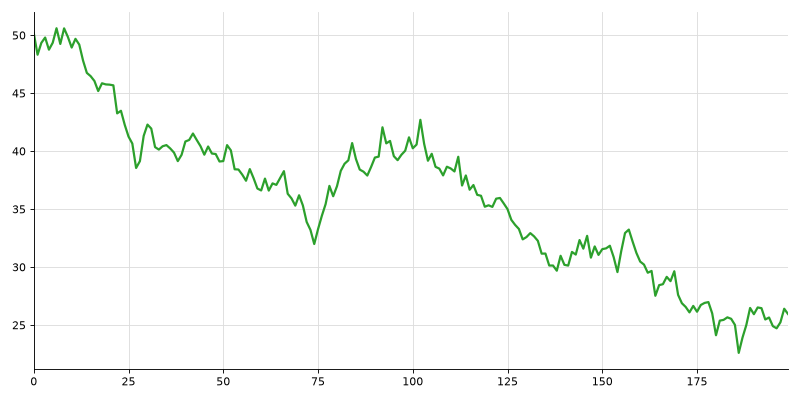
#> input picture samples/chart_03.png, 800 x 400 px, given in place of chart1.jpg, which was not available
$ python run_heldout.py
#> lines starting #> are read from the running program, lines starting #| are printed output that depends on the picture; after the words box and inside, x2 and y2 are one past the last pixel; in counts of white or black regions, pixels touching at a corner belong together; pictures that were not available may be replaced by others from this repository, and a replacement may not be noted
### src/pipeline.py
"""Extract a time series from a line chart image.

Runs plot-area detection, line isolation and (optionally) calibration.
Uses the image alone: nothing here reads the *_meta.json ground truth.

CLI, from the project root:
    python -m src.pipeline image.png --out out.csv
    python -m src.pipeline image.png --list-colors
    python -m src.pipeline image.png --color 1 --xmin 0 --xmax 99 --ymin 40 --ymax 60 --out out.csv
    python -m src.pipeline image.png --box 80 40 810 240 --out out.csv
    python -m src.pipeline image.png --xtick 103 1 --xtick 553 5 --ytick 410 1 --ytick 75 6 --out out.csv
Leave out the axis limits to get relative units: x from 0 to 100% of the plot
width, y from 0 to 100% of the plot height (--pixels gives pixel coordinates
instead). Give the four limits for real values, or --xtick and
--ytick (twice each: pixel, value) instead of the limits to calibrate from two
labelled ticks per axis rather than the box edges. Leave out --color
to use all coloured pixels (or the dark fallback for a black line). Give --box
to set the plot area by hand when detection fails or is wrong.
"""

import argparse

import cv2
import numpy as np
import pandas as pd

from src.calibrate import calibrate
from src.extract import extract_line_pixels, find_plot_area, find_series_colors

# What the x, y columns mean, stored in df.attrs["units"] by extract_series.
UNITS_DATA = "data"
UNITS_RELATIVE = "relative"
UNITS_PIXELS = "pixels"
UNITS_TEXT = {
    UNITS_DATA: "axis values",
    UNITS_RELATIVE: "relative: x in % of the plot width, y in % of the plot height (not real values)",
    UNITS_PIXELS: "pixels in the full image (y grows downwards)",
}

# extract_line_pixels crops this many pixels inside the box, so a manual box
# must leave at least one pixel row/column after cropping.
INSET_PX = 3


def _read_image(img_path):
    img = cv2.imread(str(img_path))
#> img is the input picture: shape (400, 800, 3); mean B, G, R 250.2, 251.8, 250.2
    if img is None:
        raise FileNotFoundError(f"Could not read image: {img_path}")
    return img


# [50 lines left out: functions validate_manual_box, validate_ticks, not called in this run]


def _plot_area(img, box):
    """The detected box, or the validated manual one. Returns (box, box_mode)."""
    if box is None:
        return find_plot_area(img)
    return validate_manual_box(box, img.shape), "manual"


def series_colors(img_path, box=None):
    """Find the plot area and the line colours in it.

    box: optional manual (left, top, right, bottom); if given, detection is
    skipped and the box is only validated.

    Returns (box, box_mode, colors), where colors is the list from
    find_series_colors (largest first; each has "hue", "count", "hex").
    Pass a chosen colour's "hue" to extract_series as target_hue.
    """
    img = _read_image(img_path)
    box, box_mode = _plot_area(img, box)
    return box, box_mode, find_series_colors(img, box)


def _frame(x, y, units):
    df = pd.DataFrame({"x": x, "y": y})
    df.attrs["units"] = units
    return df


def extract_series(
    img_path, x_ref=None, y_ref=None, target_hue=None, box=None, x_ticks=None, y_ticks=None, pixels=False
):
    """Extract the line from the chart at img_path.

    x_ref = (xmin, xmax) and y_ref = (ymin, ymax) are the axis values at the
    edges of the plot area. They are paired with the box edges (left/right,
    bottom/top) to calibrate, and the DataFrame has columns x, y.

    Axis values are optional. With neither limits nor ticks, x and y are in
    relative units: x from 0 (left edge of the plot box) to 100 (right edge)
    and y from 0 (bottom edge) to 100 (top edge). That is the same as the
    limits (0, 100), (0, 100), so the shape of the series, and anything
    computed relative to its range, is the same as with real limits.

    df.attrs["units"] says which it is: "data" (limits or ticks given),
    "relative" or "pixels"; UNITS_TEXT describes each.

    pixels=True returns the raw pixel path instead, as columns px_x, px_y in
    full-image coordinates (for drawing overlays); it cannot be combined with
    limits or ticks.

    target_hue (OpenCV hue 0-179, e.g. a colour from series_colors) extracts
    only the line of that colour. Without it, all coloured pixels are used.

    box: optional manual (left, top, right, bottom) in pixels. If given,
    plot-area detection is skipped; the box is validated (positive size,
    inside the image) and box_mode is "manual".

    x_ticks = ((px1, v1), (px2, v2)) and y_ticks = ((py1, v1), (py2, v2)) are
    an alternative to x_ref/y_ref: two labelled reference points per axis, as
    pixel positions in full-image coordinates with their values. They are
    passed straight to calibrate, so the box edges no longer need known
    values. Give both, and not together with x_ref/y_ref.

    Returns (df, mode, box, box_mode): mode is the line mask used ("color" or
    "dark"), box is the (left, top, right, bottom) pixel box used, and
    box_mode says where it came from ("axes", "grid" or "manual").
    """
    if (x_ref is None) != (y_ref is None):
        raise ValueError("Give both x_ref and y_ref, or neither")
    if (x_ticks is None) != (y_ticks is None):
        raise ValueError("Give both x_ticks and y_ticks, or neither")
    if x_ref is not None and x_ticks is not None:
        raise ValueError("Give either axis limits (x_ref, y_ref) or reference ticks (x_ticks, y_ticks), not both")
    if pixels and (x_ref is not None or x_ticks is not None):
        raise ValueError("pixels=True returns pixel coordinates; do not give limits or ticks with it")
    if x_ticks is not None:
        x_ticks = validate_ticks(x_ticks, "x")
        y_ticks = validate_ticks(y_ticks, "y")

    img = _read_image(img_path)
    box, box_mode = _plot_area(img, box)
    px_x, px_y, mode = extract_line_pixels(img, box, target_hue=target_hue)

    if pixels:
        df = pd.DataFrame({"px_x": px_x, "px_y": px_y})
        df.attrs["units"] = UNITS_PIXELS
        return df, mode, box, box_mode

    if x_ticks is not None:
        x_vals, y_vals = calibrate(px_x, px_y, x_ref=x_ticks, y_ref=y_ticks)
        return _frame(x_vals, y_vals, UNITS_DATA), mode, box, box_mode

    units = UNITS_DATA
    if x_ref is None:
        x_ref, y_ref, units = (0.0, 100.0), (0.0, 100.0), UNITS_RELATIVE

    # Pair each axis value with the matching box edge. The y refs go
    # bottom -> ymin and top -> ymax, which flips the image's downward y axis.
    left, top, right, bottom = box
    x_vals, y_vals = calibrate(
        px_x,
        px_y,
        x_ref=((left, x_ref[0]), (right, x_ref[1])),
        y_ref=((bottom, y_ref[0]), (top, y_ref[1])),
    )
    return _frame(x_vals, y_vals, units), mode, box, box_mode


# [90 lines left out: function main, not called in this run]


# [2 lines that do not run on import are left out]

### src/extract.py
"""Locate the plot area of a line chart image and extract the line's pixels.

Works from the image alone: nothing here reads the *_meta.json ground truth.
"""

import cv2
import numpy as np

# All sizes are fractions of the image, not pixels, so they scale with it.
# None of these is tuned to a particular image.

# Line candidates starting within this fraction of an image edge are ignored:
# they are screenshot borders, frames or window chrome, not chart axes.
BORDER_FRAC = 0.02
# A line must be at least this fraction of the image width/height to count.
MIN_LINE_FRAC = 1 / 3
# A line band may be at most this thick (fraction of the image, at least 3 px).
# Axes and gridlines are thin; filled areas and solid blocks are not.
MAX_THICKNESS_FRAC = 0.01
# A line is "strong" if it is at least this fraction as long as the longest one.
STRONG_FRAC = 0.5

# Adaptive darkness for axis lines. Thresholds are set relative to the
# background (median gray) and tried from strict to loose: background - 127
# (128 on white, the old fixed threshold), then - 95, then - 63. The first one
# that gives a valid box wins.
#
# Why a ladder and not Otsu: Otsu picks one cut from the whole histogram. On a
# mostly white chart it lands somewhere between the background and "everything
# else", so it also pulls in light gridlines, filled areas and anti-aliasing,
# and it moves the threshold on charts that already worked. The ladder keeps
# the strict result whenever it succeeds (so clean charts behave exactly as
# before) and only loosens when nothing valid is found, e.g. for mid-gray axes.
AXIS_CONTRASTS = (127, 95, 63)
# Gridline fallback: anything at least this much darker than the background
# counts as ink, so light gray gridlines (e.g. #dddddd on white) are included.
GRID_CONTRAST = 12

# Box sanity limits, as fractions of the image.
MIN_BOX_FRAC = 0.10  # each side at least 10% of the image width/height
MAX_BOX_AREA_FRAC = 0.90  # box at most 90% of the image area


def _open_lines(ink, width, height):
    """Keep only long straight horizontal and vertical runs of ink pixels."""
    h_len = max(int(width * MIN_LINE_FRAC), 10)
    v_len = max(int(height * MIN_LINE_FRAC), 10)
    h_lines = cv2.morphologyEx(ink, cv2.MORPH_OPEN, cv2.getStructuringElement(cv2.MORPH_RECT, (h_len, 1)))
    v_lines = cv2.morphologyEx(ink, cv2.MORPH_OPEN, cv2.getStructuringElement(cv2.MORPH_RECT, (1, v_len)))
    return h_lines > 0, v_lines > 0


def _line_bands(counts):
    """Group consecutive rows (or columns) that contain line pixels into bands.

    Returns (start, end, peak) per band, keeping only bands that are thin and
    not touching the image border, and of those only the strong ones. peak is
    the row/column with the most line pixels in the band.
    """
    n = len(counts)
    border = int(np.ceil(n * BORDER_FRAC))
    max_thickness = max(3, int(round(n * MAX_THICKNESS_FRAC)))

    bands = []
    i = 0
    while i < n:
        if counts[i] == 0:
            i += 1
            continue
        j = i
        while j + 1 < n and counts[j + 1] > 0:
            j += 1
        touches_border = i < border or j >= n - border
        if not touches_border and j - i + 1 <= max_thickness:
            bands.append((i, j, i + int(np.argmax(counts[i : j + 1]))))
        i = j + 1

    if not bands:
        return []
    longest = max(counts[peak] for _, _, peak in bands)
    return [b for b in bands if counts[b[2]] >= STRONG_FRAC * longest]


def _box_problem(box, shape):
    """Return why box is not a plausible plot area, or None if it is."""
    left, top, right, bottom = box
    height, width = shape[:2]
    if bottom <= top:
        return f"bottom ({bottom}) is not below top ({top})"
    if left >= right:
        return f"left ({left}) is not left of right ({right})"
    if right - left < MIN_BOX_FRAC * width or bottom - top < MIN_BOX_FRAC * height:
        return f"box {box} is too small for a {width}x{height} image"
    if (right - left) * (bottom - top) > MAX_BOX_AREA_FRAC * width * height:
        return f"box {box} covers almost the whole {width}x{height} image"
    return None


# [5 lines left out: function validate_box, not called in this run]


def _axes_box(gray, threshold):
    """Box from dark axis lines: the lowest long horizontal line is the x axis,
    the leftmost long vertical line is the y axis. Returns (box, reason)."""
    height, width = gray.shape
    ink = (gray < threshold).astype(np.uint8) * 255
    h_lines, v_lines = _open_lines(ink, width, height)
    h_bands = _line_bands(h_lines.sum(axis=1))
    v_bands = _line_bands(v_lines.sum(axis=0))
    if not h_bands or not v_bands:
        return None, f"no long horizontal and vertical lines darker than {threshold:.0f}"

    # Lowest strong horizontal line = x axis; leftmost strong vertical = y axis.
    # Choosing by position (not just length) skips a top frame line, a zero
    # line or dark gridlines when the chart has them.
    b_start, b_end, bottom = h_bands[-1]
    l_start, l_end, left = v_bands[0]

    # The axes span the plot area, so their far ends give the other two edges.
    # This also works for a full box, where the ends meet the top/right lines.
    right = int(np.nonzero(h_lines[b_start : b_end + 1].any(axis=0))[0].max())
    top = int(np.nonzero(v_lines[:, l_start : l_end + 1].any(axis=1))[0].min())
    return (left, top, right, bottom), None


# [38 lines left out: function _grid_box, not called in this run]


def find_plot_area(img_bgr):
    """Return ((left, top, right, bottom), mode) for the chart's plot area.

    mode is "axes" when the box comes from the axis lines, or "grid" when no
    axes were found and the box comes from the gridlines instead. Raises
    ValueError if neither gives a plausible box.
    """
    gray = cv2.cvtColor(img_bgr, cv2.COLOR_BGR2GRAY)
    background = float(np.median(gray))
#> background = 255

    # 1. Axis lines, from the strictest darkness threshold to the loosest.
    axes_reason = None
    for contrast in AXIS_CONTRASTS:
        box, reason = _axes_box(gray, background - contrast)
        if box is not None:
            reason = _box_problem(box, gray.shape)
            if reason is None:
                return box, "axes"
        axes_reason = reason
#> this loop made 1 pass
#> (b_start in _axes_box, b_end in _axes_box, l_start in _axes_box) on pass 1: (369, 369, 34)
#> pass 1, in _axes_box, `ink = (gray < threshold).astype(np.uint8) * 255`:
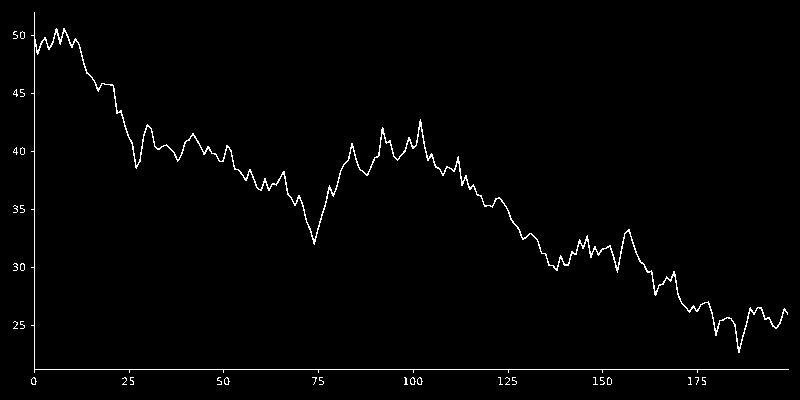
#> ink: shape (400, 800); 1.5% white in thin lines or dots
#> pass 1, in _open_lines, `h_lines = cv2.morphologyEx(ink, cv2.MORPH_OPEN, cv2.getStructuringElem..`:
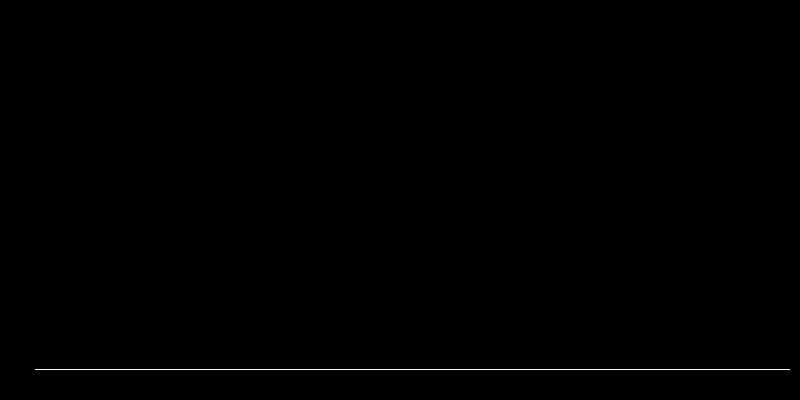
#> h_lines: shape (400, 800); 0.24% white in thin lines or dots, all inside (x1, y1, x2, y2) = (35, 369, 790, 370)
#> pass 1, in _open_lines, `v_lines = cv2.morphologyEx(ink, cv2.MORPH_OPEN, cv2.getStructuringElem..`:
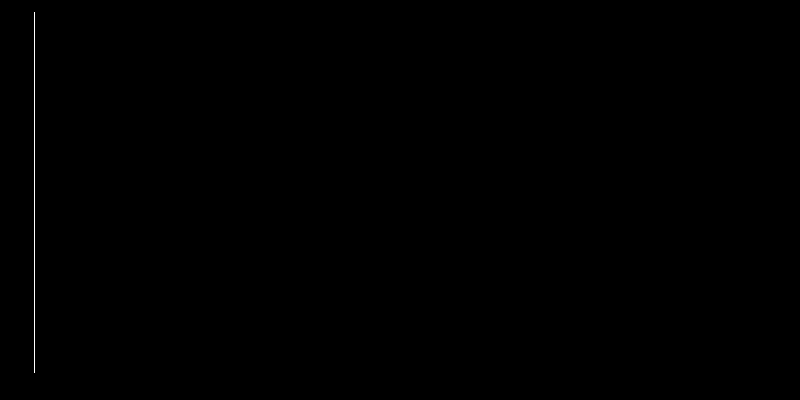
#> v_lines: shape (400, 800); 0.11% white in thin lines or dots, all inside (x1, y1, x2, y2) = (34, 12, 35, 373)
#> in series_colors, `box, box_mode = _plot_area(img, box)`: box = (34, 12, 789, 369); box_mode = 'axes'

    # 2. No usable axes: fall back to light gridlines.
    box, grid_reason = _grid_box(gray, background - GRID_CONTRAST)
    if box is not None:
        grid_reason = _box_problem(box, gray.shape)
        if grid_reason is None:
            return box, "grid"

    raise ValueError(f"No plot area found. Axes: {axes_reason}. Gridlines: {grid_reason}.")


# [6 lines left out: function detect_plot_area, not called in this run]


# --- Line isolation -------------------------------------------------------

# Hues are in OpenCV units: 0-179, i.e. degrees / 2, and they wrap around.
# Two colours within this many units (20 degrees) count as the same series.
HUE_TOL = 10
# Ignore very dark pixels when reading colour: their hue is mostly noise.
MIN_VALUE = 50
# Drop colour clusters smaller than this share of the saturated pixels.
MIN_COLOR_FRAC = 0.01
# k-means is fitted on at most this many pixels (evenly spaced, deterministic).
MAX_KMEANS_PIXELS = 5000


def _crop_inside(img_bgr, box, inset):
    """Crop the plot area, stepping in `inset` px so axes and ticks are excluded.
    Returns (crop, x0, y0) where (x0, y0) is the crop's top-left in the image."""
#> called with box = (34, 12, 789, 369), inset = 3
    left, top, right, bottom = box
#> left = 34; top = 12; right = 789; bottom = 369
    x0, y0 = left + inset, top + inset
#> x0 = 37; y0 = 15
    return img_bgr[y0 : bottom - inset, x0 : right - inset], x0, y0


def _hue_distance(hue, target):
    """Circular distance between hues in OpenCV units (red at 0 and 179 are close)."""
    d = np.abs(np.asarray(hue, dtype=float) - target) % 180
    return np.minimum(d, 180 - d)


def _circular_mean_hue(hues, weights=None):
    angles = np.asarray(hues, dtype=float) * (2 * np.pi / 180)
    angle = np.arctan2(np.average(np.sin(angles), weights=weights), np.average(np.cos(angles), weights=weights))
    return float((angle * 180 / (2 * np.pi)) % 180)


def find_series_colors(img_bgr, box, k=4, inset=3, sat_threshold=60):
    """Return the dominant line colours inside the plot area, largest first.

    Runs k-means on the hue of saturated pixels, then merges clusters closer
    than HUE_TOL (k is an upper bound; one coloured line gives one colour) and
    drops tiny ones. Each entry is a dict with "hue" (OpenCV units, 0-179, to
    pass as target_hue), "count" (pixels), "bgr" and "hex" (a typical colour
    of the cluster, for showing a swatch). Returns [] if nothing is saturated,
    e.g. a black line, which extract_line_pixels handles with its dark mode.
    """
    from sklearn.cluster import KMeans  # imported here: only needed for colour lists

    crop, _, _ = _crop_inside(img_bgr, box, inset)
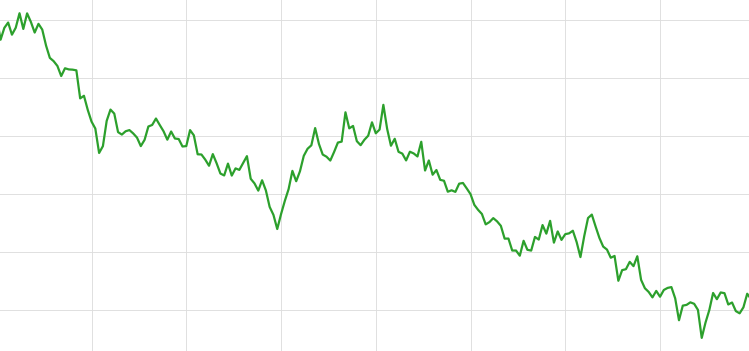
#> crop: shape (351, 749, 3); mean B, G, R 250.7, 252.6, 250.7
    hsv = cv2.cvtColor(crop, cv2.COLOR_BGR2HSV)
#> hsv: shape (351, 749, 3); mean H, S, V 1.5, 2.9, 252.6
    saturated = (hsv[:, :, 1] > sat_threshold) & (hsv[:, :, 2] > MIN_VALUE)
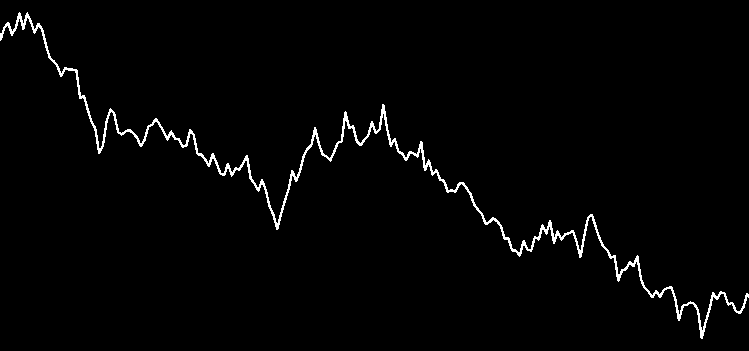
#> saturated: shape (351, 749) bool; 1.7% white in thin lines or dots
    hues = hsv[:, :, 0][saturated].astype(float)
#> hues = 4561 values from 60 to 60
    bgrs = crop[saturated]
    if hues.size == 0:
        return []

    # Hue is an angle, so cluster points on the circle (cos, sin), not raw hue:
    # otherwise reds at 2 and 178 would land in different clusters.
    angles = hues * (2 * np.pi / 180)
#> angles = 4561 values from 2.09 to 2.09
#> (the rest of the program and of its run is left out)
